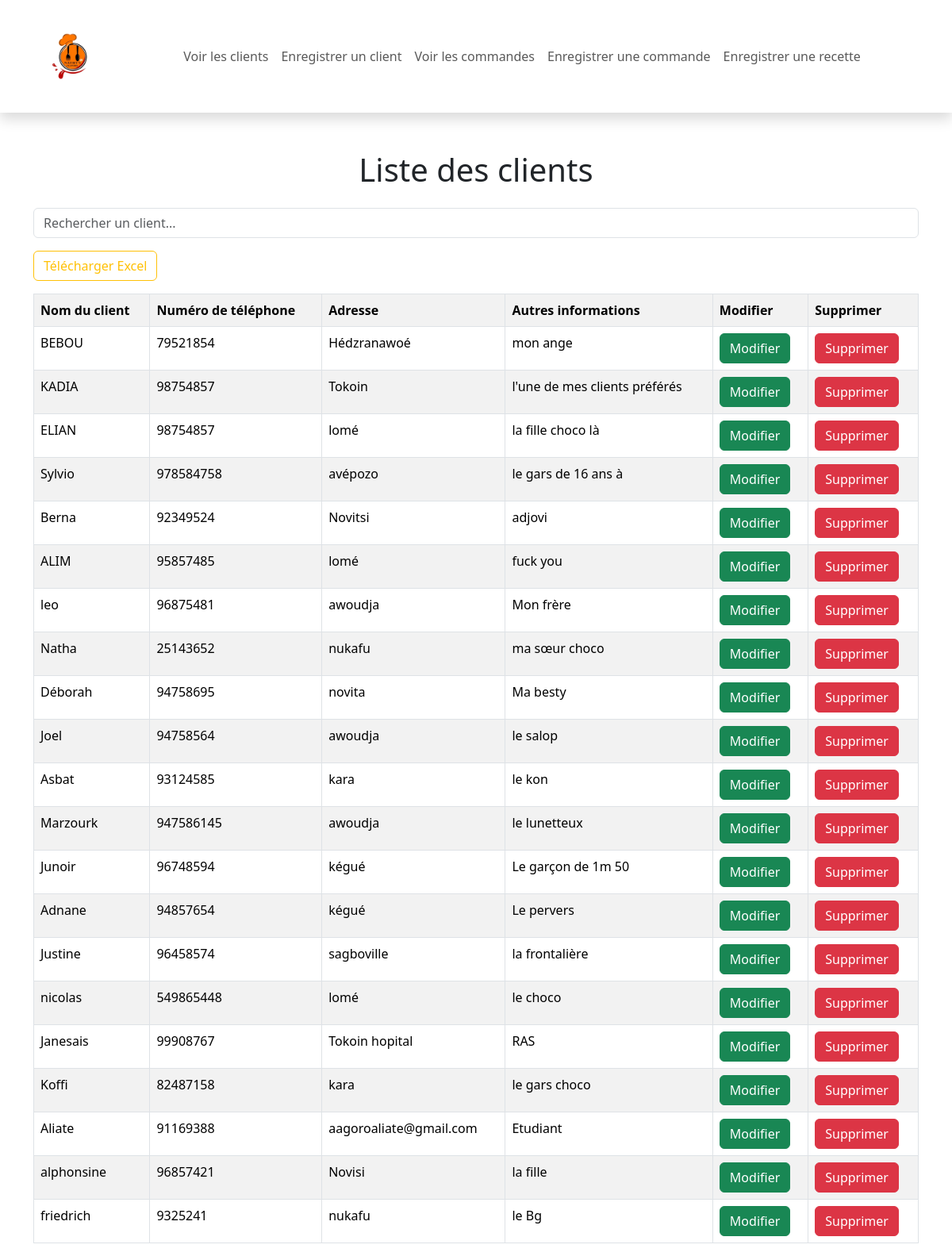
/aff_client.php, run on the app's committed database.
### tables this page shows
CREATE TABLE IF NOT EXISTS `client` (
  `id_client` int(11) NOT NULL AUTO_INCREMENT,
  `nom_client` varchar(255) DEFAULT NULL,
  `numero_telephone` varchar(20) DEFAULT NULL,
  `adresse` text,
  `autres_informations` text,
  `visible` tinyint(1) NOT NULL DEFAULT '1',
  PRIMARY KEY (`id_client`)
);

### aff_client.php (the view, shortened to what this page needs)
<?php
$dns = 'mysql:host=localhost;dbname=db_restau';
$utilisateur = 'root';
$motDePasse = '';
$options = array(
  PDO::ATTR_ERRMODE => PDO::ERRMODE_EXCEPTION,
  PDO::MYSQL_ATTR_INIT_COMMAND => "SET NAMES utf8"
);
try {
  $bdd = new PDO($dns, $utilisateur, $motDePasse, $options);
} catch (Exception $e) {
  die("Erreur : " . $e->getMessage());
}
$stmt = $bdd->query("SELECT * FROM client WHERE visible = 1");
$clients = $stmt->fetchAll(PDO::FETCH_ASSOC);
?>
<!DOCTYPE html>
<html lang="fr">
<head>
  <link rel="stylesheet" href="assets/css/bootstrap.min.css">
  <link rel="stylesheet" href="assets/js/bootstrap.min.js">
  <link rel="stylesheet" href="aff_client.css">
</head>
<body>
  <nav class="navbar navbar-expand-lg bg-while shadow  py-3">
    <div class="container">
      <a class="navbar-brand" href="#">
        <img src="img/nathy.jpg" alt="Logo" width="100px">
      </a>
      <div class="collapse navbar-collapse" id="navbarNav">
        <ul class="navbar-nav mx-auto">
          <li class="nav-item">
            <a class="nav-link" href="aff_client.php">Voir les clients</a>
          </li>
          <li class="nav-item">
            <a class="nav-link" href="client.php">Enregistrer un client</a>
          </li>
          <li class="nav-item">
            <a class="nav-link" href="aff_commande.php">Voir les commandes</a>
          </li>
          <li class="nav-item">
            <a class="nav-link" href="commande.php">Enregistrer une commande</a>
          </li>
          <li class="nav-item">
            <a class="nav-link" href="recette.php">Enregistrer une recette</a>
          </li>
        </ul>
      </div>
    </div>
  </nav>
  <div class="container">
    <div class="row">
      <div class="col-12">
        <h1 class="text-center mt-5 mb-4">Liste des clients</h1>
      </div>
    </div>
    <input type="text" id="myInput" class="form-control mb-3" placeholder="Rechercher un client...">
    <button class="btn btn-outline-warning custom-btn mb-3" onclick="exportToExcel()">Télécharger Excel</button>
    <table id="myTable" class="table table-striped table-bordered" style="width:100%">
      <tr>
        <th scope="col">Nom du client</th>
        <th scope="col">Numéro de téléphone</th>
        <th scope="col">Adresse</th>
        <th scope="col">Autres informations</th>
        <th scope="col">Modifier</th>
        <th scope="col">Supprimer</th>
      </tr>
      <?php foreach ($clients as $client) : ?>
        <tr>
          <td><?php echo $client['nom_client']; ?></td>
          <td><?php echo $client['numero_telephone']; ?></td>
          <td><?php echo $client['adresse']; ?></td>
          <td><?php echo $client['autres_informations']; ?></td>
          <td><a href="modifier_client.php?id=<?php echo $client['id_client']; ?>"><button class="btn btn-success">Modifier</button></a></td>
          <div>
            <td> <button type="button" class="btn btn-danger" data-bs-toggle="modal" data-bs-target="#exampleModal">
                Supprimer
              </button> </td>
          </div>
        </tr>
      <?php endforeach; ?>
    </table>
  </div>
</body>
</html>

### data on the page
client: nom_client "BEBOU", numero_telephone "79521854", adresse "Hédzranawoé", autres_informations "mon ange"
client: nom_client "KADIA", numero_telephone "98754857", adresse "Tokoin", autres_informations "l'une de mes clients préférés"
client: nom_client "ELIAN", numero_telephone "98754857", adresse "lomé", autres_informations "la fille choco là"
client: nom_client "Sylvio", numero_telephone "978584758", adresse "avépozo", autres_informations "le gars de 16 ans à"
client: nom_client "Berna", numero_telephone "92349524", adresse "Novitsi", autres_informations "adjovi"
client: nom_client "ALIM", numero_telephone "95857485", adresse "lomé", autres_informations "fuck you"
client: nom_client "leo", numero_telephone "96875481", adresse "awoudja", autres_informations "Mon frère"
client: nom_client "Natha", numero_telephone "25143652", adresse "nukafu", autres_informations "ma sœur choco"
client: nom_client "Déborah", numero_telephone "94758695", adresse "novita", autres_informations "Ma besty"
client: nom_client "Joel", numero_telephone "94758564", adresse "awoudja", autres_informations "le salop"
client: nom_client "Asbat", numero_telephone "93124585", adresse "kara", autres_informations "le kon"
client: nom_client "Marzourk", numero_telephone "947586145", adresse "awoudja", autres_informations "le lunetteux"
client: nom_client "Junoir", numero_telephone "96748594", adresse "kégué", autres_informations "Le garçon de 1m 50"
client: nom_client "Adnane", numero_telephone "94857654", adresse "kégué", autres_informations "Le pervers"
client: nom_client "Justine", numero_telephone "96458574", adresse "sagboville", autres_informations "la frontalière"
client: nom_client "nicolas", numero_telephone "549865448", adresse "lomé", autres_informations "le choco"
client: nom_client "Janesais", numero_telephone "99908767", adresse "Tokoin hopital", autres_informations "RAS"
client: nom_client "Koffi", numero_telephone "82487158", adresse "kara", autres_informations "le gars choco"
client: nom_client "Aliate", numero_telephone "91169388", adresse "aagoroaliate@gmail.com", autres_informations "Etudiant"
client: nom_client "alphonsine", numero_telephone "96857421", adresse "Novisi", autres_informations "la fille"
client: nom_client "friedrich", numero_telephone "9325241", adresse "nukafu", autres_informations "le Bg"
